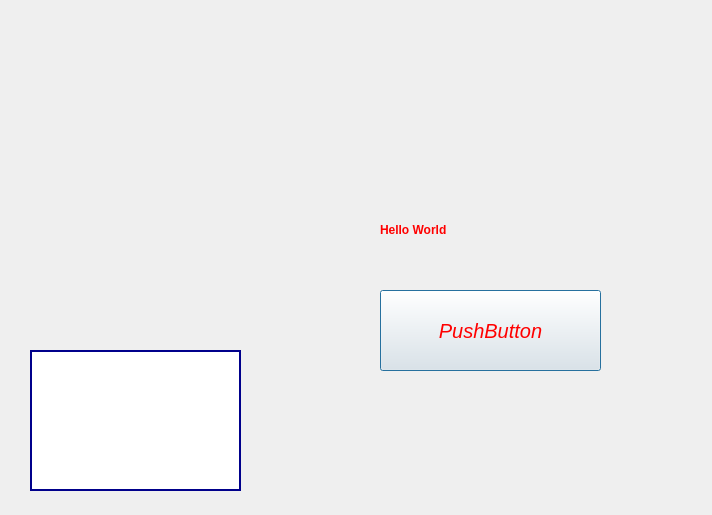
<?xml version="1.0" encoding="UTF-8"?>
<ui version="4.0">
 <class>SecondDialog</class>
 <widget class="QDialog" name="SecondDialog">
  <property name="geometry">
   <rect>
    <x>0</x>
    <y>0</y>
    <width>712</width>
    <height>515</height>
   </rect>
  </property>
  <property name="windowTitle">
   <string>Dialog</string>
  </property>
  <property name="styleSheet">
   <string notr="true">background-image:url(:/sources/img/pic.jpg)</string>
  </property>
  <widget class="QLabel" name="lblPicture">
   <property name="geometry">
    <rect>
     <x>30</x>
     <y>140</y>
     <width>301</width>
     <height>201</height>
    </rect>
   </property>
   <property name="text">
    <string/>
   </property>
  </widget>
  <widget class="QLabel" name="label">
   <property name="geometry">
    <rect>
     <x>380</x>
     <y>110</y>
     <width>231</width>
     <height>241</height>
    </rect>
   </property>
   <property name="text">
    <string>&lt;b&gt;&lt;font color= red&gt; Hello World &lt;font&gt;&lt;/b&gt;</string>
   </property>
  </widget>
  <widget class="QPushButton" name="pushButton">
   <property name="geometry">
    <rect>
     <x>380</x>
     <y>290</y>
     <width>221</width>
     <height>81</height>
    </rect>
   </property>
   <property name="styleSheet">
    <string notr="true">color:red;
font-size:20px;
font-style:italic;</string>
   </property>
   <property name="text">
    <string>PushButton</string>
   </property>
  </widget>
  <widget class="QLineEdit" name="lineEdit">
   <property name="geometry">
    <rect>
     <x>30</x>
     <y>350</y>
     <width>211</width>
     <height>141</height>
    </rect>
   </property>
   <property name="styleSheet">
    <string notr="true">border-width:2px;
border-style:solid;
border-color:darkblue;
</string>
   </property>
  </widget>
 </widget>
 <resources/>
 <connections/>
</ui>
